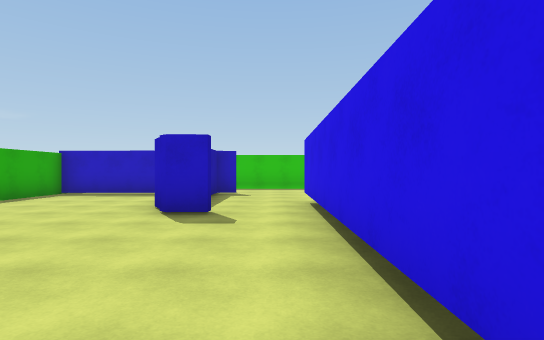
view 1 (above)

20 first-person views from a walk through a scene from a Unity 3-D project. The camera is 1.4 m above the floor, looks level and sees 80° across. The floor is counted in squares, 2 m on a side. Each view is taken from the middle of a square. On the plan, view 1 faces up. The plan holds only what a view shows up to about 10 squares ahead; the rest is blank. The place goes on beyond the plan. The player character is not drawn.

view 2
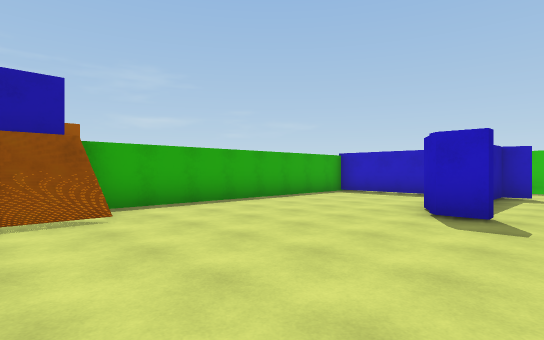

view 3
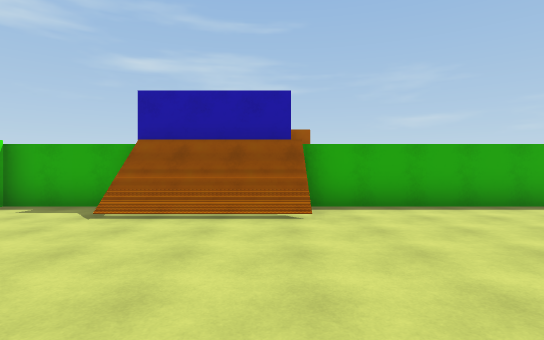

view 4
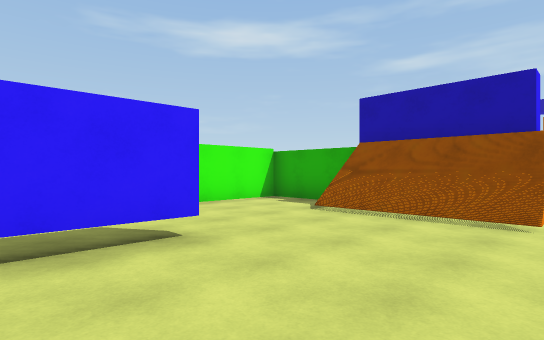

view 5
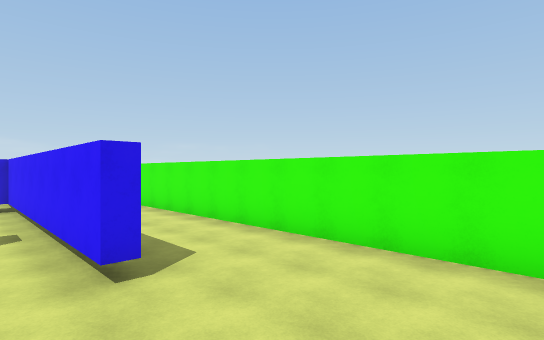

view 6
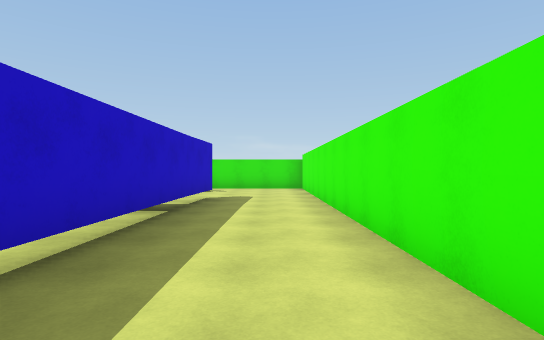

view 7
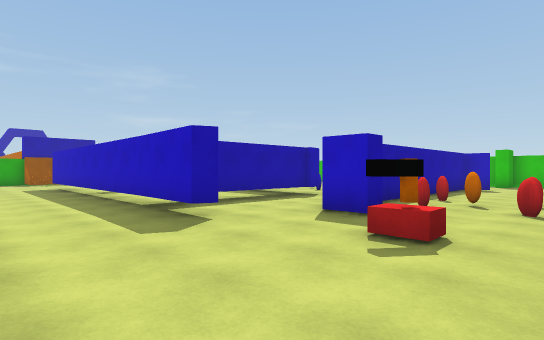

view 8
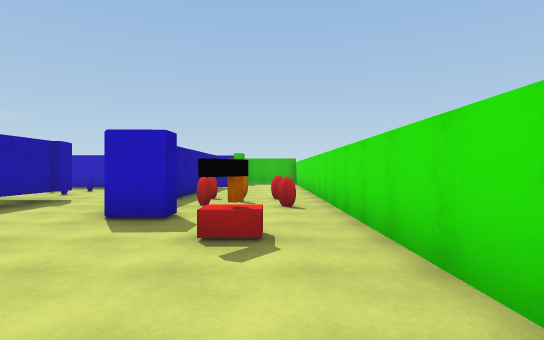

view 9
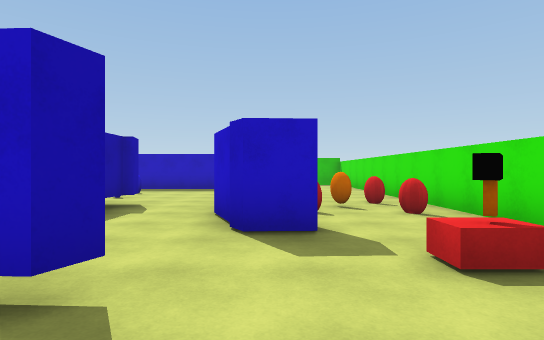

view 10
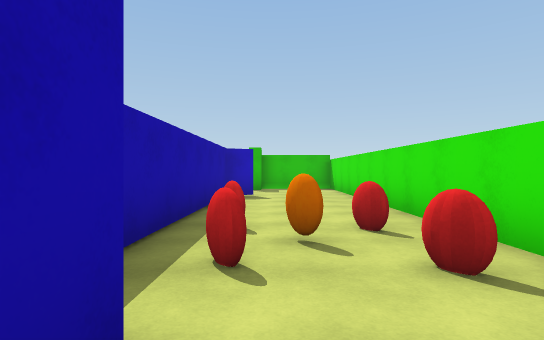

view 11
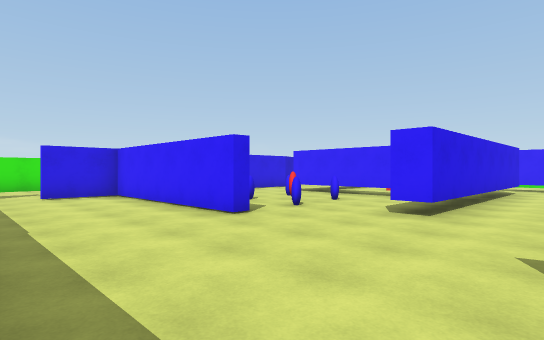

view 12
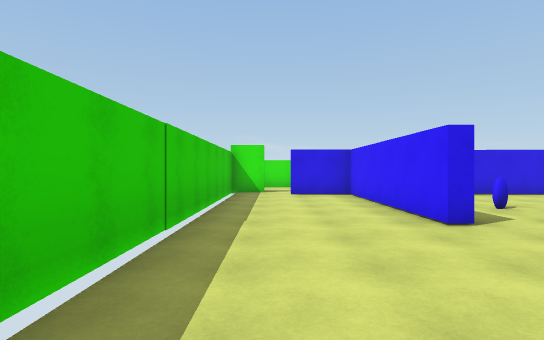

view 13
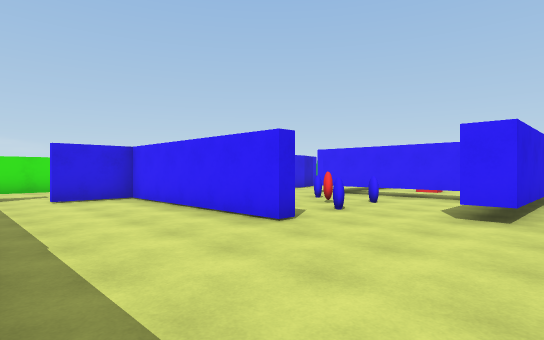

view 14
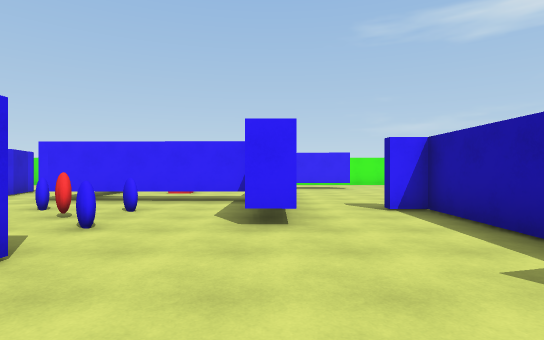

view 15
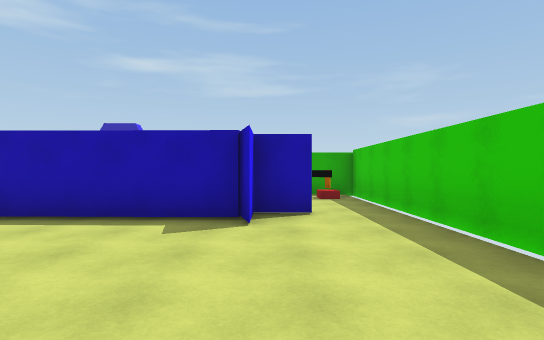

view 16
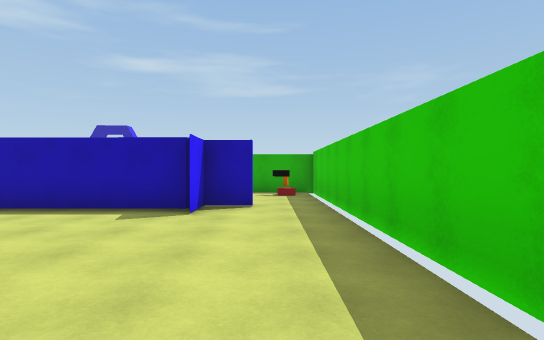

view 17
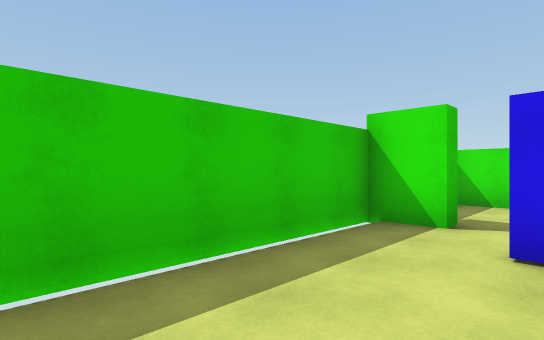

view 18
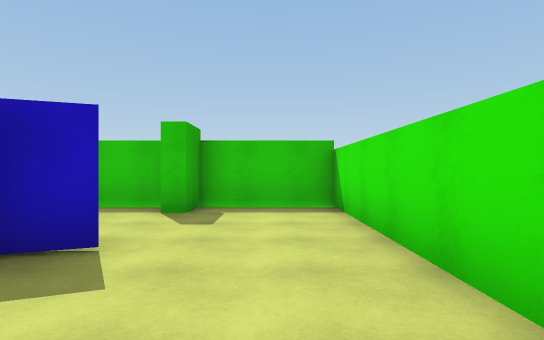

view 19
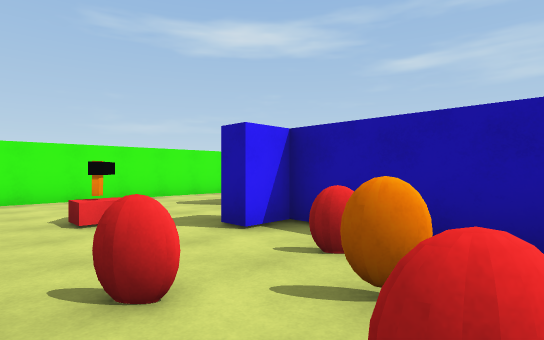

view 20
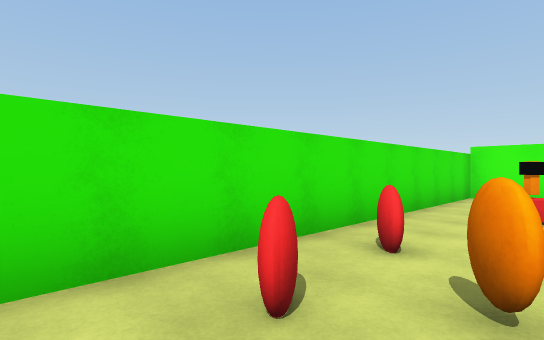

### Floor plan
Key: @ floor where view 1 was taken; # wall or solid block; x gap in a wall; . floor; / step, stairs or slope; T thing the floor can be seen under or through; O other object.
Columns run from 7 left of view 1 to 13 right of it. Each row starts with its distance up from view 1.
 13 #####################
 12 #................#..#
 11 #.O.................#
 10 ######.........#....#
  9 #....#.........##...#
  8 #....#....TTT####...#
  7 #....#....T T.. #...#
  6 #....#..#..T... #...#
  5 #....#..#...#...#...#
  4 #.......#......####.#
  3 #.......#TTTTT.#.#..#
  2 #.......#....T.#...x#
  1 #//.....#..O.#.##...#
  0 #//....@.....#......#
 -1 #//...##########..O.#
 -2 #...................#
 -3 #...................#
 -4 #...................#
 -5 ####################

Where each view was taken, in squares from view 1:
view 1: 0 up, 0 right, facing up
view 2: 0 up, 0 right, facing up-left
view 3: 1 up, 0 right, facing left
view 4: 2 up, 0 right, facing down-left
view 5: 0 up, 5 left, facing down-right
view 6: 3 down, 0 right, facing right
view 7: 4 down, 12 right, facing up-left
view 8: 4 down, 11 right, facing up
view 9: 3 down, 9 right, facing up
view 10: 0 up, 10 right, facing up
view 11: 12 up, 1 left, facing down-right
view 12: 11 up, 1 left, facing right
view 13: 12 up, 0 right, facing down-right
view 14: 11 up, 1 right, facing down
view 15: 10 up, 3 right, facing left
view 16: 11 up, 4 right, facing left
view 17: 10 up, 5 right, facing up-right
view 18: 6 up, 11 right, facing up
view 19: 4 up, 12 right, facing down-left
view 20: 5 up, 10 right, facing down-right
